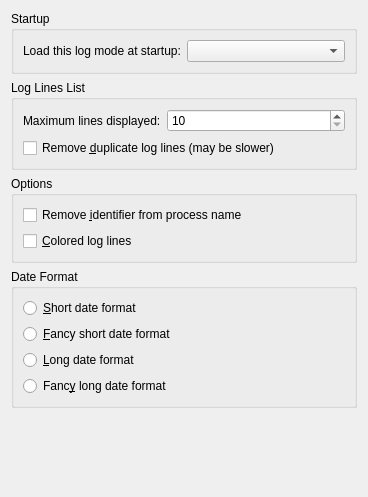
<ui version="4.0" >
 <author>Nicolas Ternisien</author>
 <class>GeneralConfigurationWidgetBase</class>
 <widget class="QWidget" name="GeneralConfigurationWidgetBase" >
  <property name="geometry" >
   <rect>
    <x>0</x>
    <y>0</y>
    <width>368</width>
    <height>497</height>
   </rect>
  </property>
  <layout class="QVBoxLayout" >
   <item>
    <widget class="QGroupBox" name="groupBox_4" >
     <property name="title" >
      <string>Startup</string>
     </property>
     <layout class="QHBoxLayout" >
      <item>
       <widget class="QLabel" name="label" >
        <property name="text" >
         <string>Load this log mode at startup:</string>
        </property>
        <property name="buddy" >
         <cstring>startupLogMode</cstring>
        </property>
       </widget>
      </item>
      <item>
       <widget class="QComboBox" name="startupLogMode" >
        <property name="toolTip" >
         <string>The log mode which is loaded by default at startup</string>
        </property>
        <property name="whatsThis" >
         <string>The log mode loaded by default at startup. Choose 'No Log Mode' if you do not want this to happen.</string>
        </property>
       </widget>
      </item>
     </layout>
    </widget>
   </item>
   <item>
    <widget class="QGroupBox" name="groupBox" >
     <property name="title" >
      <string>Log Lines List</string>
     </property>
     <layout class="QVBoxLayout" >
      <item>
       <layout class="QHBoxLayout" >
        <item>
         <widget class="QLabel" name="maxLinesLabel" >
          <property name="text" >
           <string>Maximum lines displayed:</string>
          </property>
          <property name="buddy" >
           <cstring>maxLines</cstring>
          </property>
         </widget>
        </item>
        <item>
         <widget class="QSpinBox" name="maxLines" >
          <property name="sizePolicy" >
           <sizepolicy vsizetype="Fixed" hsizetype="Expanding" >
            <horstretch>0</horstretch>
            <verstretch>0</verstretch>
           </sizepolicy>
          </property>
          <property name="toolTip" >
           <string>Choose here the maximum number of log lines displayed in the main view.</string>
          </property>
          <property name="whatsThis" >
           <string>You can choose here the maximum number of log lines displayed in the main view.</string>
          </property>
          <property name="minimum" >
           <number>10</number>
          </property>
          <property name="maximum" >
           <number>30000</number>
          </property>
          <property name="singleStep" >
           <number>10</number>
          </property>
         </widget>
        </item>
       </layout>
      </item>
      <item>
       <widget class="QCheckBox" name="deleteDuplicatedLines" >
        <property name="toolTip" >
         <string>Select this option if you want to delete duplicate log lines &lt;b>(may be slow)&lt;/b>.</string>
        </property>
        <property name="whatsThis" >
         <string>Select this option if you want to delete duplicate log lines. &lt;b>This option can slow log reading&lt;/b>.</string>
        </property>
        <property name="text" >
         <string>Remove &amp;duplicate log lines (may be slower)</string>
        </property>
       </widget>
      </item>
     </layout>
    </widget>
   </item>
   <item>
    <widget class="QGroupBox" name="groupBox_2" >
     <property name="title" >
      <string>Options</string>
     </property>
     <layout class="QVBoxLayout" >
      <item>
       <widget class="QCheckBox" name="deleteProcessId" >
        <property name="toolTip" >
         <string>Remove process identifier from process name.</string>
        </property>
        <property name="whatsThis" >
         <string>Select this option if you want to remove the process identifier from the process name. For example, the &lt;b>Process&lt;/b> column may contain entries such as &lt;i>cron&lt;b>[3433]&lt;/b>&lt;/i>. If this option is activated, the bold part will be removed.</string>
        </property>
        <property name="text" >
         <string>Remove &amp;identifier from process name</string>
        </property>
       </widget>
      </item>
      <item>
       <widget class="QCheckBox" name="colorizeLogLines" >
        <property name="toolTip" >
         <string>This option allows log lines to be colored depending on their log level.</string>
        </property>
        <property name="whatsThis" >
         <string>This option allows log lines to be colored depending on their log level. For example, errors will be shown in red, warnings in orange, and so on. This will help you to see problems more easily.</string>
        </property>
        <property name="text" >
         <string>&amp;Colored log lines</string>
        </property>
       </widget>
      </item>
     </layout>
    </widget>
   </item>
   <item>
    <widget class="QGroupBox" name="groupBox_3" >
     <property name="title" >
      <string>Date Format</string>
     </property>
     <layout class="QVBoxLayout" >
      <item>
       <widget class="QRadioButton" name="formatShortDate" >
        <property name="styleSheet" >
         <string/>
        </property>
        <property name="text" >
         <string>&amp;Short date format</string>
        </property>
       </widget>
      </item>
      <item>
       <widget class="QRadioButton" name="formatFancyShortDate" >
        <property name="text" >
         <string>&amp;Fancy short date format</string>
        </property>
       </widget>
      </item>
      <item>
       <widget class="QRadioButton" name="formatLongDate" >
        <property name="text" >
         <string>&amp;Long date format</string>
        </property>
       </widget>
      </item>
      <item>
       <widget class="QRadioButton" name="formatFancyLongDate" >
        <property name="text" >
         <string>Fanc&amp;y long date format</string>
        </property>
       </widget>
      </item>
     </layout>
    </widget>
   </item>
   <item>
    <spacer>
     <property name="orientation" >
      <enum>Qt::Vertical</enum>
     </property>
     <property name="sizeHint" >
      <size>
       <width>20</width>
       <height>40</height>
      </size>
     </property>
    </spacer>
   </item>
  </layout>
 </widget>
 <resources/>
 <connections/>
</ui>
